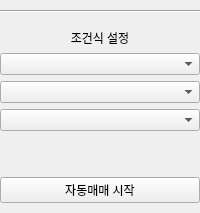
                        <widget class="QWidget" name="autoTab">
                         <attribute name="title">
                          <string>자동</string>
                         </attribute>
                         <layout class="QVBoxLayout" name="verticalLayout_15">
                          <property name="leftMargin">
                           <number>0</number>
                          </property>
                          <property name="topMargin">
                           <number>10</number>
                          </property>
                          <property name="rightMargin">
                           <number>0</number>
                          </property>
                          <property name="bottomMargin">
                           <number>10</number>
                          </property>
                          <item>
                           <widget class="Line" name="line_4">
                            <property name="orientation">
                             <enum>Qt::Horizontal</enum>
                            </property>
                           </widget>
                          </item>
                          <item>
                           <layout class="QVBoxLayout" name="verticalLayout_14">
                            <property name="topMargin">
                             <number>10</number>
                            </property>
                            <item>
                             <widget class="QLabel" name="label_15">
                              <property name="text">
                               <string>조건식 설정</string>
                              </property>
                              <property name="alignment">
                               <set>Qt::AlignCenter</set>
                              </property>
                             </widget>
                            </item>
                            <item>
                             <widget class="QComboBox" name="condAutoBox1">
                              <property name="maxVisibleItems">
                               <number>15</number>
                              </property>
                              <property name="placeholderText">
                               <string/>
                              </property>
                             </widget>
                            </item>
                            <item>
                             <widget class="QComboBox" name="condAutoBox2">
                              <property name="maxVisibleItems">
                               <number>15</number>
                              </property>
                              <property name="placeholderText">
                               <string/>
                              </property>
                             </widget>
                            </item>
                            <item>
                             <widget class="QComboBox" name="condAutoBox3">
                              <property name="maxVisibleItems">
                               <number>15</number>
                              </property>
                              <property name="placeholderText">
                               <string/>
                              </property>
                             </widget>
                            </item>
                            <item>
                             <spacer name="verticalSpacer_5">
                              <property name="orientation">
                               <enum>Qt::Vertical</enum>
                              </property>
                              <property name="sizeHint" stdset="0">
                               <size>
                                <width>20</width>
                                <height>40</height>
                               </size>
                              </property>
                             </spacer>
                            </item>
                            <item>
                             <widget class="QPushButton" name="basketAutoBtn">
                              <property name="text">
                               <string>자동매매 시작</string>
                              </property>
                             </widget>
                            </item>
                           </layout>
                          </item>
                         </layout>
                        </widget>
